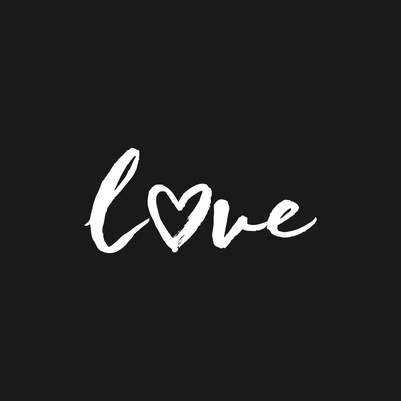
#> input picture IOT - Módulo II/Aula 7/love.jpg, 401 x 401 px
$ python ex4.py
#> lines starting #> are read from the running program, lines starting #| are printed output that depends on the picture
# -*- coding: utf-8 -*-
"""
Created on Fri Jul 10 08:35:06 2020

@author: T-Gamer
"""

import cv2
import numpy as np

img = cv2.imread('love.jpg',0)
#> img is the input picture: shape (401, 401); min 0, max 255, mean 33.8
kernel = np.ones((5,5),np.uint8)

# Erode (image,kernel,interatrions=x)
# Apaga bordas
erosion = cv2.erode(img,kernel,iterations=1)
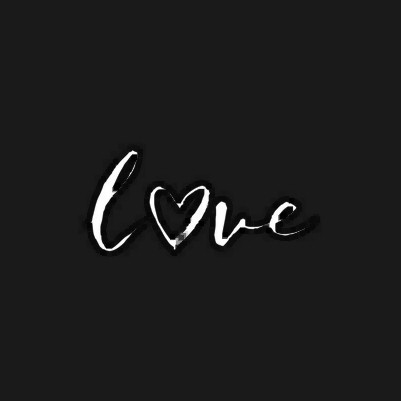
#> erosion: shape (401, 401); min 0, max 255, mean 28.6

cv2.imshow('Original',img)
cv2.imshow('Filtrada',erosion)

cv2.waitKey(0) &0xFF
cv2.destroyAllWindows()
